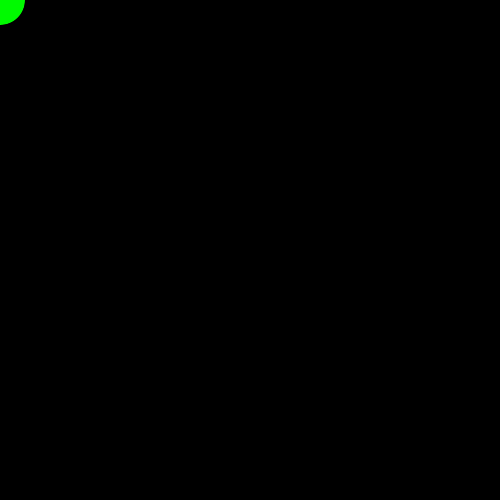
Frame 1 (no input)
Frame 60 (the mouse pressed at the canvas centre just before this capture): identical to frame 1, image omitted
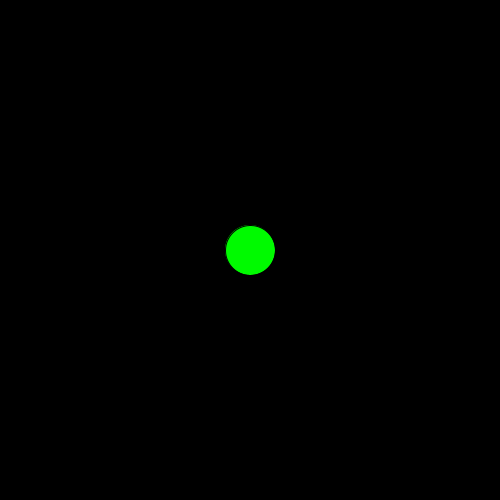
Frame 120 (the mouse held since frame 60 and released just before this capture)

The Processing sketch that drew these frames (run headless with seeded random() and noise(); from frame 60 on, the mouse is pressed at the canvas centre):

// Processing sketch: mousedot
// ── mousedot.pde
void setup() {

size(500, 500);
fill(0,250, 0);

}

void draw() {
  
 background(0);
 ellipse(mouseX, mouseY, 50, 50);
}
